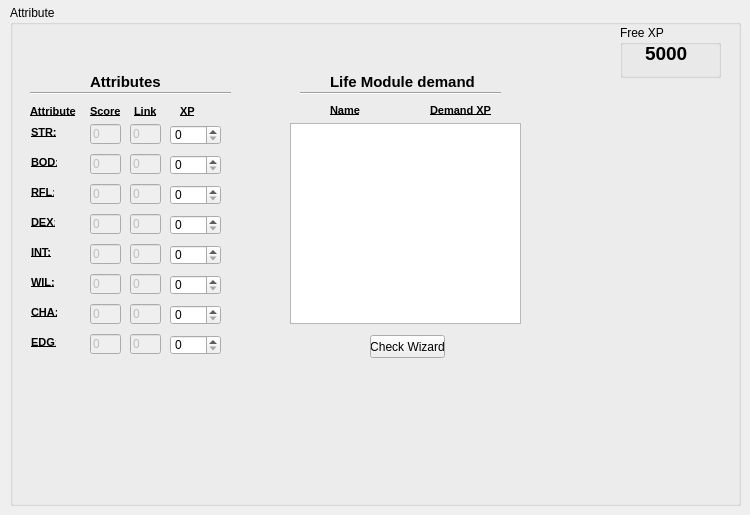
    <widget class="QWidget" name="AttributeTab">
     <attribute name="title">
      <string>Attribute</string>
     </attribute>
     <widget class="QGroupBox" name="AttributeGroupBox">
      <property name="geometry">
       <rect>
        <x>10</x>
        <y>5</y>
        <width>731</width>
        <height>501</height>
       </rect>
      </property>
      <property name="title">
       <string>Attribute</string>
      </property>
      <widget class="QGroupBox" name="groupBox_3">
       <property name="geometry">
        <rect>
         <x>610</x>
         <y>20</y>
         <width>101</width>
         <height>53</height>
        </rect>
       </property>
       <property name="title">
        <string>Free XP</string>
       </property>
       <widget class="QLabel" name="statusXPAttrMain">
        <property name="geometry">
         <rect>
          <x>25</x>
          <y>17</y>
          <width>51</width>
          <height>21</height>
         </rect>
        </property>
        <property name="text">
         <string>&lt;!DOCTYPE HTML PUBLIC &quot;-//W3C//DTD HTML 4.0//EN&quot; &quot;http://www.w3.org/TR/REC-html40/strict.dtd&quot;&gt;
&lt;html&gt;&lt;head&gt;&lt;meta name=&quot;qrichtext&quot; content=&quot;1&quot; /&gt;&lt;style type=&quot;text/css&quot;&gt;
p, li { white-space: pre-wrap; }
&lt;/style&gt;&lt;/head&gt;&lt;body style=&quot; font-family:'MS Shell Dlg 2'; font-size:8.25pt; font-weight:400; font-style:normal;&quot;&gt;
&lt;p style=&quot; margin-top:0px; margin-bottom:0px; margin-left:0px; margin-right:0px; -qt-block-indent:0; text-indent:0px;&quot;&gt;&lt;span style=&quot; font-size:14pt; font-weight:600;&quot;&gt;5000&lt;/span&gt;&lt;/p&gt;&lt;/body&gt;&lt;/html&gt;</string>
        </property>
       </widget>
      </widget>
      <widget class="QLabel" name="label_27">
       <property name="geometry">
        <rect>
         <x>20</x>
         <y>99</y>
         <width>71</width>
         <height>16</height>
        </rect>
       </property>
       <property name="text">
        <string>&lt;!DOCTYPE HTML PUBLIC &quot;-//W3C//DTD HTML 4.0//EN&quot; &quot;http://www.w3.org/TR/REC-html40/strict.dtd&quot;&gt;
&lt;html&gt;&lt;head&gt;&lt;meta name=&quot;qrichtext&quot; content=&quot;1&quot; /&gt;&lt;style type=&quot;text/css&quot;&gt;
p, li { white-space: pre-wrap; }
&lt;/style&gt;&lt;/head&gt;&lt;body style=&quot; font-family:'MS Shell Dlg 2'; font-size:8.25pt; font-weight:400; font-style:normal;&quot;&gt;
&lt;p style=&quot; margin-top:0px; margin-bottom:0px; margin-left:0px; margin-right:0px; -qt-block-indent:0; text-indent:0px;&quot;&gt;&lt;span style=&quot; font-size:8pt; font-weight:600; text-decoration: underline;&quot;&gt;Attribute&lt;/span&gt;&lt;/p&gt;&lt;/body&gt;&lt;/html&gt;</string>
       </property>
      </widget>
      <widget class="QLabel" name="label_28">
       <property name="geometry">
        <rect>
         <x>80</x>
         <y>99</y>
         <width>41</width>
         <height>16</height>
        </rect>
       </property>
       <property name="text">
        <string>&lt;!DOCTYPE HTML PUBLIC &quot;-//W3C//DTD HTML 4.0//EN&quot; &quot;http://www.w3.org/TR/REC-html40/strict.dtd&quot;&gt;
&lt;html&gt;&lt;head&gt;&lt;meta name=&quot;qrichtext&quot; content=&quot;1&quot; /&gt;&lt;style type=&quot;text/css&quot;&gt;
p, li { white-space: pre-wrap; }
&lt;/style&gt;&lt;/head&gt;&lt;body style=&quot; font-family:'MS Shell Dlg 2'; font-size:8.25pt; font-weight:400; font-style:normal;&quot;&gt;
&lt;p style=&quot; margin-top:0px; margin-bottom:0px; margin-left:0px; margin-right:0px; -qt-block-indent:0; text-indent:0px;&quot;&gt;&lt;span style=&quot; font-size:8pt; font-weight:600; text-decoration: underline;&quot;&gt;Score&lt;/span&gt;&lt;/p&gt;&lt;/body&gt;&lt;/html&gt;</string>
       </property>
      </widget>
      <widget class="QLabel" name="label_29">
       <property name="geometry">
        <rect>
         <x>124</x>
         <y>99</y>
         <width>31</width>
         <height>16</height>
        </rect>
       </property>
       <property name="text">
        <string>&lt;!DOCTYPE HTML PUBLIC &quot;-//W3C//DTD HTML 4.0//EN&quot; &quot;http://www.w3.org/TR/REC-html40/strict.dtd&quot;&gt;
&lt;html&gt;&lt;head&gt;&lt;meta name=&quot;qrichtext&quot; content=&quot;1&quot; /&gt;&lt;style type=&quot;text/css&quot;&gt;
p, li { white-space: pre-wrap; }
&lt;/style&gt;&lt;/head&gt;&lt;body style=&quot; font-family:'MS Shell Dlg 2'; font-size:8.25pt; font-weight:400; font-style:normal;&quot;&gt;
&lt;p style=&quot; margin-top:0px; margin-bottom:0px; margin-left:0px; margin-right:0px; -qt-block-indent:0; text-indent:0px;&quot;&gt;&lt;span style=&quot; font-size:8pt; font-weight:600; text-decoration: underline;&quot;&gt;Link&lt;/span&gt;&lt;/p&gt;&lt;/body&gt;&lt;/html&gt;</string>
       </property>
      </widget>
      <widget class="QLabel" name="label_30">
       <property name="geometry">
        <rect>
         <x>170</x>
         <y>99</y>
         <width>21</width>
         <height>16</height>
        </rect>
       </property>
       <property name="text">
        <string>&lt;!DOCTYPE HTML PUBLIC &quot;-//W3C//DTD HTML 4.0//EN&quot; &quot;http://www.w3.org/TR/REC-html40/strict.dtd&quot;&gt;
&lt;html&gt;&lt;head&gt;&lt;meta name=&quot;qrichtext&quot; content=&quot;1&quot; /&gt;&lt;style type=&quot;text/css&quot;&gt;
p, li { white-space: pre-wrap; }
&lt;/style&gt;&lt;/head&gt;&lt;body style=&quot; font-family:'MS Shell Dlg 2'; font-size:8.25pt; font-weight:400; font-style:normal;&quot;&gt;
&lt;p style=&quot; margin-top:0px; margin-bottom:0px; margin-left:0px; margin-right:0px; -qt-block-indent:0; text-indent:0px;&quot;&gt;&lt;span style=&quot; font-size:8pt; font-weight:600; text-decoration: underline;&quot;&gt;XP&lt;/span&gt;&lt;/p&gt;&lt;/body&gt;&lt;/html&gt;</string>
       </property>
      </widget>
      <widget class="QLabel" name="label_24">
       <property name="geometry">
        <rect>
         <x>21</x>
         <y>330</y>
         <width>25</width>
         <height>16</height>
        </rect>
       </property>
       <property name="text">
        <string>&lt;!DOCTYPE HTML PUBLIC &quot;-//W3C//DTD HTML 4.0//EN&quot; &quot;http://www.w3.org/TR/REC-html40/strict.dtd&quot;&gt;
&lt;html&gt;&lt;head&gt;&lt;meta name=&quot;qrichtext&quot; content=&quot;1&quot; /&gt;&lt;style type=&quot;text/css&quot;&gt;
p, li { white-space: pre-wrap; }
&lt;/style&gt;&lt;/head&gt;&lt;body style=&quot; font-family:'MS Shell Dlg 2'; font-size:8.25pt; font-weight:400; font-style:normal;&quot;&gt;
&lt;p style=&quot; margin-top:0px; margin-bottom:0px; margin-left:0px; margin-right:0px; -qt-block-indent:0; text-indent:0px;&quot;&gt;&lt;span style=&quot; font-size:8pt; font-weight:600; text-decoration: underline;&quot;&gt;EDG:&lt;/span&gt;&lt;/p&gt;&lt;/body&gt;&lt;/html&gt;</string>
       </property>
      </widget>
      <widget class="SpinBox" name="EDGSpinBoxMain">
       <property name="geometry">
        <rect>
         <x>160</x>
         <y>330</y>
         <width>51</width>
         <height>20</height>
        </rect>
       </property>
       <property name="accelerated">
        <bool>true</bool>
       </property>
       <property name="maximum">
        <number>900</number>
       </property>
      </widget>
      <widget class="QLabel" name="label_26">
       <property name="geometry">
        <rect>
         <x>21</x>
         <y>300</y>
         <width>26</width>
         <height>16</height>
        </rect>
       </property>
       <property name="text">
        <string>&lt;!DOCTYPE HTML PUBLIC &quot;-//W3C//DTD HTML 4.0//EN&quot; &quot;http://www.w3.org/TR/REC-html40/strict.dtd&quot;&gt;
&lt;html&gt;&lt;head&gt;&lt;meta name=&quot;qrichtext&quot; content=&quot;1&quot; /&gt;&lt;style type=&quot;text/css&quot;&gt;
p, li { white-space: pre-wrap; }
&lt;/style&gt;&lt;/head&gt;&lt;body style=&quot; font-family:'MS Shell Dlg 2'; font-size:8.25pt; font-weight:400; font-style:normal;&quot;&gt;
&lt;p style=&quot; margin-top:0px; margin-bottom:0px; margin-left:0px; margin-right:0px; -qt-block-indent:0; text-indent:0px;&quot;&gt;&lt;span style=&quot; font-size:8pt; font-weight:600; text-decoration: underline;&quot;&gt;CHA:&lt;/span&gt;&lt;/p&gt;&lt;/body&gt;&lt;/html&gt;</string>
       </property>
      </widget>
      <widget class="SpinBox" name="CHASpinBoxMain">
       <property name="geometry">
        <rect>
         <x>160</x>
         <y>300</y>
         <width>51</width>
         <height>20</height>
        </rect>
       </property>
       <property name="accelerated">
        <bool>true</bool>
       </property>
       <property name="maximum">
        <number>900</number>
       </property>
      </widget>
      <widget class="QLabel" name="label_22">
       <property name="geometry">
        <rect>
         <x>21</x>
         <y>270</y>
         <width>25</width>
         <height>16</height>
        </rect>
       </property>
       <property name="text">
        <string>&lt;!DOCTYPE HTML PUBLIC &quot;-//W3C//DTD HTML 4.0//EN&quot; &quot;http://www.w3.org/TR/REC-html40/strict.dtd&quot;&gt;
&lt;html&gt;&lt;head&gt;&lt;meta name=&quot;qrichtext&quot; content=&quot;1&quot; /&gt;&lt;style type=&quot;text/css&quot;&gt;
p, li { white-space: pre-wrap; }
&lt;/style&gt;&lt;/head&gt;&lt;body style=&quot; font-family:'MS Shell Dlg 2'; font-size:8.25pt; font-weight:400; font-style:normal;&quot;&gt;
&lt;p style=&quot; margin-top:0px; margin-bottom:0px; margin-left:0px; margin-right:0px; -qt-block-indent:0; text-indent:0px;&quot;&gt;&lt;span style=&quot; font-size:8pt; font-weight:600; text-decoration: underline;&quot;&gt;WIL:&lt;/span&gt;&lt;/p&gt;&lt;/body&gt;&lt;/html&gt;</string>
       </property>
      </widget>
      <widget class="SpinBox" name="WILSpinBoxMain">
       <property name="geometry">
        <rect>
         <x>160</x>
         <y>270</y>
         <width>51</width>
         <height>20</height>
        </rect>
       </property>
       <property name="accelerated">
        <bool>true</bool>
       </property>
       <property name="maximum">
        <number>800</number>
       </property>
      </widget>
      <widget class="QLabel" name="label_23">
       <property name="geometry">
        <rect>
         <x>21</x>
         <y>240</y>
         <width>22</width>
         <height>16</height>
        </rect>
       </property>
       <property name="text">
        <string>&lt;!DOCTYPE HTML PUBLIC &quot;-//W3C//DTD HTML 4.0//EN&quot; &quot;http://www.w3.org/TR/REC-html40/strict.dtd&quot;&gt;
&lt;html&gt;&lt;head&gt;&lt;meta name=&quot;qrichtext&quot; content=&quot;1&quot; /&gt;&lt;style type=&quot;text/css&quot;&gt;
p, li { white-space: pre-wrap; }
&lt;/style&gt;&lt;/head&gt;&lt;body style=&quot; font-family:'MS Shell Dlg 2'; font-size:8.25pt; font-weight:400; font-style:normal;&quot;&gt;
&lt;p style=&quot; margin-top:0px; margin-bottom:0px; margin-left:0px; margin-right:0px; -qt-block-indent:0; text-indent:0px;&quot;&gt;&lt;span style=&quot; font-size:8pt; font-weight:600; text-decoration: underline;&quot;&gt;INT:&lt;/span&gt;&lt;/p&gt;&lt;/body&gt;&lt;/html&gt;</string>
       </property>
      </widget>
      <widget class="SpinBox" name="INTSpinBoxMain">
       <property name="geometry">
        <rect>
         <x>160</x>
         <y>240</y>
         <width>51</width>
         <height>20</height>
        </rect>
       </property>
       <property name="accelerated">
        <bool>true</bool>
       </property>
       <property name="maximum">
        <number>800</number>
       </property>
      </widget>
      <widget class="QLabel" name="label_20">
       <property name="geometry">
        <rect>
         <x>21</x>
         <y>210</y>
         <width>24</width>
         <height>16</height>
        </rect>
       </property>
       <property name="text">
        <string>&lt;!DOCTYPE HTML PUBLIC &quot;-//W3C//DTD HTML 4.0//EN&quot; &quot;http://www.w3.org/TR/REC-html40/strict.dtd&quot;&gt;
&lt;html&gt;&lt;head&gt;&lt;meta name=&quot;qrichtext&quot; content=&quot;1&quot; /&gt;&lt;style type=&quot;text/css&quot;&gt;
p, li { white-space: pre-wrap; }
&lt;/style&gt;&lt;/head&gt;&lt;body style=&quot; font-family:'MS Shell Dlg 2'; font-size:8.25pt; font-weight:400; font-style:normal;&quot;&gt;
&lt;p style=&quot; margin-top:0px; margin-bottom:0px; margin-left:0px; margin-right:0px; -qt-block-indent:0; text-indent:0px;&quot;&gt;&lt;span style=&quot; font-size:8pt; font-weight:600; text-decoration: underline;&quot;&gt;DEX:&lt;/span&gt;&lt;/p&gt;&lt;/body&gt;&lt;/html&gt;</string>
       </property>
      </widget>
      <widget class="SpinBox" name="DEXSpinBoxMain">
       <property name="geometry">
        <rect>
         <x>160</x>
         <y>210</y>
         <width>51</width>
         <height>20</height>
        </rect>
       </property>
       <property name="accelerated">
        <bool>true</bool>
       </property>
       <property name="maximum">
        <number>800</number>
       </property>
      </widget>
      <widget class="QLabel" name="label_25">
       <property name="geometry">
        <rect>
         <x>21</x>
         <y>180</y>
         <width>23</width>
         <height>16</height>
        </rect>
       </property>
       <property name="text">
        <string>&lt;!DOCTYPE HTML PUBLIC &quot;-//W3C//DTD HTML 4.0//EN&quot; &quot;http://www.w3.org/TR/REC-html40/strict.dtd&quot;&gt;
&lt;html&gt;&lt;head&gt;&lt;meta name=&quot;qrichtext&quot; content=&quot;1&quot; /&gt;&lt;style type=&quot;text/css&quot;&gt;
p, li { white-space: pre-wrap; }
&lt;/style&gt;&lt;/head&gt;&lt;body style=&quot; font-family:'MS Shell Dlg 2'; font-size:8.25pt; font-weight:400; font-style:normal;&quot;&gt;
&lt;p style=&quot; margin-top:0px; margin-bottom:0px; margin-left:0px; margin-right:0px; -qt-block-indent:0; text-indent:0px;&quot;&gt;&lt;span style=&quot; font-size:8pt; font-weight:600; text-decoration: underline;&quot;&gt;RFL:&lt;/span&gt;&lt;/p&gt;&lt;/body&gt;&lt;/html&gt;</string>
       </property>
      </widget>
      <widget class="SpinBox" name="RFLSpinBoxMain">
       <property name="geometry">
        <rect>
         <x>160</x>
         <y>180</y>
         <width>51</width>
         <height>20</height>
        </rect>
       </property>
       <property name="accelerated">
        <bool>true</bool>
       </property>
       <property name="maximum">
        <number>800</number>
       </property>
      </widget>
      <widget class="QLabel" name="label_21">
       <property name="geometry">
        <rect>
         <x>21</x>
         <y>150</y>
         <width>26</width>
         <height>16</height>
        </rect>
       </property>
       <property name="text">
        <string>&lt;!DOCTYPE HTML PUBLIC &quot;-//W3C//DTD HTML 4.0//EN&quot; &quot;http://www.w3.org/TR/REC-html40/strict.dtd&quot;&gt;
&lt;html&gt;&lt;head&gt;&lt;meta name=&quot;qrichtext&quot; content=&quot;1&quot; /&gt;&lt;style type=&quot;text/css&quot;&gt;
p, li { white-space: pre-wrap; }
&lt;/style&gt;&lt;/head&gt;&lt;body style=&quot; font-family:'MS Shell Dlg 2'; font-size:8.25pt; font-weight:400; font-style:normal;&quot;&gt;
&lt;p style=&quot; margin-top:0px; margin-bottom:0px; margin-left:0px; margin-right:0px; -qt-block-indent:0; text-indent:0px;&quot;&gt;&lt;span style=&quot; font-size:8pt; font-weight:600; text-decoration: underline;&quot;&gt;BOD:&lt;/span&gt;&lt;/p&gt;&lt;/body&gt;&lt;/html&gt;</string>
       </property>
      </widget>
      <widget class="SpinBox" name="BODSpinBoxMain">
       <property name="geometry">
        <rect>
         <x>160</x>
         <y>150</y>
         <width>51</width>
         <height>20</height>
        </rect>
       </property>
       <property name="accelerated">
        <bool>true</bool>
       </property>
       <property name="maximum">
        <number>800</number>
       </property>
      </widget>
      <widget class="SpinBox" name="STRSpinBoxMain">
       <property name="geometry">
        <rect>
         <x>160</x>
         <y>120</y>
         <width>51</width>
         <height>20</height>
        </rect>
       </property>
       <property name="accelerated">
        <bool>true</bool>
       </property>
       <property name="maximum">
        <number>800</number>
       </property>
      </widget>
      <widget class="QLabel" name="label_19">
       <property name="geometry">
        <rect>
         <x>21</x>
         <y>120</y>
         <width>25</width>
         <height>16</height>
        </rect>
       </property>
       <property name="text">
        <string>&lt;!DOCTYPE HTML PUBLIC &quot;-//W3C//DTD HTML 4.0//EN&quot; &quot;http://www.w3.org/TR/REC-html40/strict.dtd&quot;&gt;
&lt;html&gt;&lt;head&gt;&lt;meta name=&quot;qrichtext&quot; content=&quot;1&quot; /&gt;&lt;style type=&quot;text/css&quot;&gt;
p, li { white-space: pre-wrap; }
&lt;/style&gt;&lt;/head&gt;&lt;body style=&quot; font-family:'MS Shell Dlg 2'; font-size:8.25pt; font-weight:400; font-style:normal;&quot;&gt;
&lt;p style=&quot; margin-top:0px; margin-bottom:0px; margin-left:0px; margin-right:0px; -qt-block-indent:0; text-indent:0px;&quot;&gt;&lt;span style=&quot; font-size:8pt; font-weight:600; text-decoration: underline;&quot;&gt;STR:&lt;/span&gt;&lt;/p&gt;&lt;/body&gt;&lt;/html&gt;</string>
       </property>
      </widget>
      <widget class="QLineEdit" name="ScoreSTRMain">
       <property name="enabled">
        <bool>false</bool>
       </property>
       <property name="geometry">
        <rect>
         <x>80</x>
         <y>119</y>
         <width>31</width>
         <height>20</height>
        </rect>
       </property>
       <property name="text">
        <string>0</string>
       </property>
       <property name="maxLength">
        <number>4</number>
       </property>
       <property name="readOnly">
        <bool>true</bool>
       </property>
      </widget>
      <widget class="QLineEdit" name="ScoreBODMain">
       <property name="enabled">
        <bool>false</bool>
       </property>
       <property name="geometry">
        <rect>
         <x>80</x>
         <y>149</y>
         <width>31</width>
         <height>20</height>
        </rect>
       </property>
       <property name="text">
        <string>0</string>
       </property>
       <property name="maxLength">
        <number>4</number>
       </property>
       <property name="readOnly">
        <bool>true</bool>
       </property>
      </widget>
      <widget class="QLineEdit" name="ScoreRFLMain">
       <property name="enabled">
        <bool>false</bool>
       </property>
       <property name="geometry">
        <rect>
         <x>80</x>
         <y>179</y>
         <width>31</width>
         <height>20</height>
        </rect>
       </property>
       <property name="text">
        <string>0</string>
       </property>
       <property name="maxLength">
        <number>4</number>
       </property>
       <property name="readOnly">
        <bool>true</bool>
       </property>
      </widget>
      <widget class="QLineEdit" name="ScoreDEXMain">
       <property name="enabled">
        <bool>false</bool>
       </property>
       <property name="geometry">
        <rect>
         <x>80</x>
         <y>209</y>
         <width>31</width>
         <height>20</height>
        </rect>
       </property>
       <property name="text">
        <string>0</string>
       </property>
       <property name="maxLength">
        <number>4</number>
       </property>
       <property name="readOnly">
        <bool>true</bool>
       </property>
      </widget>
      <widget class="QLineEdit" name="ScoreINTMain">
       <property name="enabled">
        <bool>false</bool>
       </property>
       <property name="geometry">
        <rect>
         <x>80</x>
         <y>239</y>
         <width>31</width>
         <height>20</height>
        </rect>
       </property>
       <property name="text">
        <string>0</string>
       </property>
       <property name="maxLength">
        <number>4</number>
       </property>
       <property name="readOnly">
        <bool>true</bool>
       </property>
      </widget>
      <widget class="QLineEdit" name="ScoreWILMain">
       <property name="enabled">
        <bool>false</bool>
       </property>
       <property name="geometry">
        <rect>
         <x>80</x>
         <y>269</y>
         <width>31</width>
         <height>20</height>
        </rect>
       </property>
       <property name="text">
        <string>0</string>
       </property>
       <property name="maxLength">
        <number>4</number>
       </property>
       <property name="readOnly">
        <bool>true</bool>
       </property>
      </widget>
      <widget class="QLineEdit" name="ScoreCHAMain">
       <property name="enabled">
        <bool>false</bool>
       </property>
       <property name="geometry">
        <rect>
         <x>80</x>
         <y>299</y>
         <width>31</width>
         <height>20</height>
        </rect>
       </property>
       <property name="text">
        <string>0</string>
       </property>
       <property name="maxLength">
        <number>4</number>
       </property>
       <property name="readOnly">
        <bool>true</bool>
       </property>
      </widget>
      <widget class="QLineEdit" name="ScoreEDGMain">
       <property name="enabled">
        <bool>false</bool>
       </property>
       <property name="geometry">
        <rect>
         <x>80</x>
         <y>329</y>
         <width>31</width>
         <height>20</height>
        </rect>
       </property>
       <property name="text">
        <string>0</string>
       </property>
       <property name="maxLength">
        <number>4</number>
       </property>
       <property name="readOnly">
        <bool>true</bool>
       </property>
      </widget>
      <widget class="QLineEdit" name="LinkSTRMain">
       <property name="enabled">
        <bool>false</bool>
       </property>
       <property name="geometry">
        <rect>
         <x>120</x>
         <y>119</y>
         <width>31</width>
         <height>20</height>
        </rect>
       </property>
       <property name="text">
        <string>0</string>
       </property>
       <property name="maxLength">
        <number>4</number>
       </property>
       <property name="readOnly">
        <bool>true</bool>
       </property>
      </widget>
      <widget class="QLineEdit" name="LinkBODMain">
       <property name="enabled">
        <bool>false</bool>
       </property>
       <property name="geometry">
        <rect>
         <x>120</x>
         <y>149</y>
         <width>31</width>
         <height>20</height>
        </rect>
       </property>
       <property name="text">
        <string>0</string>
       </property>
       <property name="maxLength">
        <number>4</number>
       </property>
       <property name="readOnly">
        <bool>true</bool>
       </property>
      </widget>
      <widget class="QLineEdit" name="LinkRFLMain">
       <property name="enabled">
        <bool>false</bool>
       </property>
       <property name="geometry">
        <rect>
         <x>120</x>
         <y>179</y>
         <width>31</width>
         <height>20</height>
        </rect>
       </property>
       <property name="text">
        <string>0</string>
       </property>
       <property name="maxLength">
        <number>4</number>
       </property>
       <property name="readOnly">
        <bool>true</bool>
       </property>
      </widget>
      <widget class="QLineEdit" name="LinkDEXMain">
       <property name="enabled">
        <bool>false</bool>
       </property>
       <property name="geometry">
        <rect>
         <x>120</x>
         <y>209</y>
         <width>31</width>
         <height>20</height>
        </rect>
       </property>
       <property name="text">
        <string>0</string>
       </property>
       <property name="maxLength">
        <number>4</number>
       </property>
       <property name="readOnly">
        <bool>true</bool>
       </property>
      </widget>
      <widget class="QLineEdit" name="LinkINTMain">
       <property name="enabled">
        <bool>false</bool>
       </property>
       <property name="geometry">
        <rect>
         <x>120</x>
         <y>239</y>
         <width>31</width>
         <height>20</height>
        </rect>
       </property>
       <property name="text">
        <string>0</string>
       </property>
       <property name="maxLength">
        <number>4</number>
       </property>
       <property name="readOnly">
        <bool>true</bool>
       </property>
      </widget>
      <widget class="QLineEdit" name="LinkWILMain">
       <property name="enabled">
        <bool>false</bool>
       </property>
       <property name="geometry">
        <rect>
         <x>120</x>
         <y>269</y>
         <width>31</width>
         <height>20</height>
        </rect>
       </property>
       <property name="text">
        <string>0</string>
       </property>
       <property name="maxLength">
        <number>4</number>
       </property>
       <property name="readOnly">
        <bool>true</bool>
       </property>
      </widget>
      <widget class="QLineEdit" name="LinkCHAMain">
       <property name="enabled">
        <bool>false</bool>
       </property>
       <property name="geometry">
        <rect>
         <x>120</x>
         <y>299</y>
         <width>31</width>
         <height>20</height>
        </rect>
       </property>
       <property name="text">
        <string>0</string>
       </property>
       <property name="maxLength">
        <number>4</number>
       </property>
       <property name="readOnly">
        <bool>true</bool>
       </property>
      </widget>
      <widget class="QLineEdit" name="LinkEDGMain">
       <property name="enabled">
        <bool>false</bool>
       </property>
       <property name="geometry">
        <rect>
         <x>120</x>
         <y>329</y>
         <width>31</width>
         <height>20</height>
        </rect>
       </property>
       <property name="text">
        <string>0</string>
       </property>
       <property name="maxLength">
        <number>4</number>
       </property>
       <property name="readOnly">
        <bool>true</bool>
       </property>
      </widget>
      <widget class="QLabel" name="label_38">
       <property name="geometry">
        <rect>
         <x>320</x>
         <y>98</y>
         <width>31</width>
         <height>16</height>
        </rect>
       </property>
       <property name="text">
        <string>&lt;!DOCTYPE HTML PUBLIC &quot;-//W3C//DTD HTML 4.0//EN&quot; &quot;http://www.w3.org/TR/REC-html40/strict.dtd&quot;&gt;
&lt;html&gt;&lt;head&gt;&lt;meta name=&quot;qrichtext&quot; content=&quot;1&quot; /&gt;&lt;style type=&quot;text/css&quot;&gt;
p, li { white-space: pre-wrap; }
&lt;/style&gt;&lt;/head&gt;&lt;body style=&quot; font-family:'MS Shell Dlg 2'; font-size:8.25pt; font-weight:400; font-style:normal;&quot;&gt;
&lt;p style=&quot; margin-top:0px; margin-bottom:0px; margin-left:0px; margin-right:0px; -qt-block-indent:0; text-indent:0px;&quot;&gt;&lt;span style=&quot; font-size:8pt; font-weight:600; text-decoration: underline;&quot;&gt;Name&lt;/span&gt;&lt;/p&gt;&lt;/body&gt;&lt;/html&gt;</string>
       </property>
      </widget>
      <widget class="QLabel" name="label_39">
       <property name="geometry">
        <rect>
         <x>420</x>
         <y>98</y>
         <width>71</width>
         <height>16</height>
        </rect>
       </property>
       <property name="text">
        <string>&lt;!DOCTYPE HTML PUBLIC &quot;-//W3C//DTD HTML 4.0//EN&quot; &quot;http://www.w3.org/TR/REC-html40/strict.dtd&quot;&gt;
&lt;html&gt;&lt;head&gt;&lt;meta name=&quot;qrichtext&quot; content=&quot;1&quot; /&gt;&lt;style type=&quot;text/css&quot;&gt;
p, li { white-space: pre-wrap; }
&lt;/style&gt;&lt;/head&gt;&lt;body style=&quot; font-family:'MS Shell Dlg 2'; font-size:8.25pt; font-weight:400; font-style:normal;&quot;&gt;
&lt;p style=&quot; margin-top:0px; margin-bottom:0px; margin-left:0px; margin-right:0px; -qt-block-indent:0; text-indent:0px;&quot;&gt;&lt;span style=&quot; font-size:8pt; font-weight:600; text-decoration: underline;&quot;&gt;Demand XP&lt;/span&gt;&lt;/p&gt;&lt;/body&gt;&lt;/html&gt;</string>
       </property>
      </widget>
      <widget class="QTableWidget" name="preqListTable">
       <property name="geometry">
        <rect>
         <x>280</x>
         <y>118</y>
         <width>231</width>
         <height>201</height>
        </rect>
       </property>
       <property name="verticalScrollBarPolicy">
        <enum>Qt::ScrollBarAlwaysOff</enum>
       </property>
       <property name="horizontalScrollBarPolicy">
        <enum>Qt::ScrollBarAlwaysOff</enum>
       </property>
       <property name="editTriggers">
        <set>QAbstractItemView::NoEditTriggers</set>
       </property>
       <property name="selectionMode">
        <enum>QAbstractItemView::SingleSelection</enum>
       </property>
       <property name="selectionBehavior">
        <enum>QAbstractItemView::SelectRows</enum>
       </property>
       <property name="showGrid">
        <bool>false</bool>
       </property>
       <property name="gridStyle">
        <enum>Qt::NoPen</enum>
       </property>
       <property name="columnCount">
        <number>2</number>
       </property>
       <attribute name="horizontalHeaderVisible">
        <bool>false</bool>
       </attribute>
       <attribute name="horizontalHeaderDefaultSectionSize">
        <number>113</number>
       </attribute>
       <attribute name="verticalHeaderVisible">
        <bool>false</bool>
       </attribute>
       <attribute name="verticalHeaderDefaultSectionSize">
        <number>16</number>
       </attribute>
       <attribute name="verticalHeaderHighlightSections">
        <bool>false</bool>
       </attribute>
       <column/>
       <column/>
      </widget>
      <widget class="Line" name="line_4">
       <property name="geometry">
        <rect>
         <x>290</x>
         <y>80</y>
         <width>201</width>
         <height>16</height>
        </rect>
       </property>
       <property name="orientation">
        <enum>Qt::Horizontal</enum>
       </property>
      </widget>
      <widget class="QLabel" name="label_40">
       <property name="geometry">
        <rect>
         <x>320</x>
         <y>68</y>
         <width>151</width>
         <height>16</height>
        </rect>
       </property>
       <property name="text">
        <string>&lt;!DOCTYPE HTML PUBLIC &quot;-//W3C//DTD HTML 4.0//EN&quot; &quot;http://www.w3.org/TR/REC-html40/strict.dtd&quot;&gt;
&lt;html&gt;&lt;head&gt;&lt;meta name=&quot;qrichtext&quot; content=&quot;1&quot; /&gt;&lt;style type=&quot;text/css&quot;&gt;
p, li { white-space: pre-wrap; }
&lt;/style&gt;&lt;/head&gt;&lt;body style=&quot; font-family:'MS Shell Dlg 2'; font-size:8.25pt; font-weight:400; font-style:normal;&quot;&gt;
&lt;p style=&quot; margin-top:0px; margin-bottom:0px; margin-left:0px; margin-right:0px; -qt-block-indent:0; text-indent:0px;&quot;&gt;&lt;span style=&quot; font-size:11pt; font-weight:600;&quot;&gt;Life Module demand&lt;/span&gt;&lt;/p&gt;&lt;/body&gt;&lt;/html&gt;</string>
       </property>
      </widget>
      <widget class="QLabel" name="label_41">
       <property name="geometry">
        <rect>
         <x>80</x>
         <y>68</y>
         <width>81</width>
         <height>16</height>
        </rect>
       </property>
       <property name="text">
        <string>&lt;!DOCTYPE HTML PUBLIC &quot;-//W3C//DTD HTML 4.0//EN&quot; &quot;http://www.w3.org/TR/REC-html40/strict.dtd&quot;&gt;
&lt;html&gt;&lt;head&gt;&lt;meta name=&quot;qrichtext&quot; content=&quot;1&quot; /&gt;&lt;style type=&quot;text/css&quot;&gt;
p, li { white-space: pre-wrap; }
&lt;/style&gt;&lt;/head&gt;&lt;body style=&quot; font-family:'MS Shell Dlg 2'; font-size:8.25pt; font-weight:400; font-style:normal;&quot;&gt;
&lt;p style=&quot; margin-top:0px; margin-bottom:0px; margin-left:0px; margin-right:0px; -qt-block-indent:0; text-indent:0px;&quot;&gt;&lt;span style=&quot; font-size:11pt; font-weight:600;&quot;&gt;Attributes&lt;/span&gt;&lt;/p&gt;&lt;/body&gt;&lt;/html&gt;</string>
       </property>
      </widget>
      <widget class="Line" name="line_5">
       <property name="geometry">
        <rect>
         <x>20</x>
         <y>80</y>
         <width>201</width>
         <height>16</height>
        </rect>
       </property>
       <property name="orientation">
        <enum>Qt::Horizontal</enum>
       </property>
      </widget>
      <widget class="QPushButton" name="pushButton">
       <property name="geometry">
        <rect>
         <x>360</x>
         <y>330</y>
         <width>75</width>
         <height>23</height>
        </rect>
       </property>
       <property name="text">
        <string>Check Wizard</string>
       </property>
      </widget>
     </widget>
    </widget>
